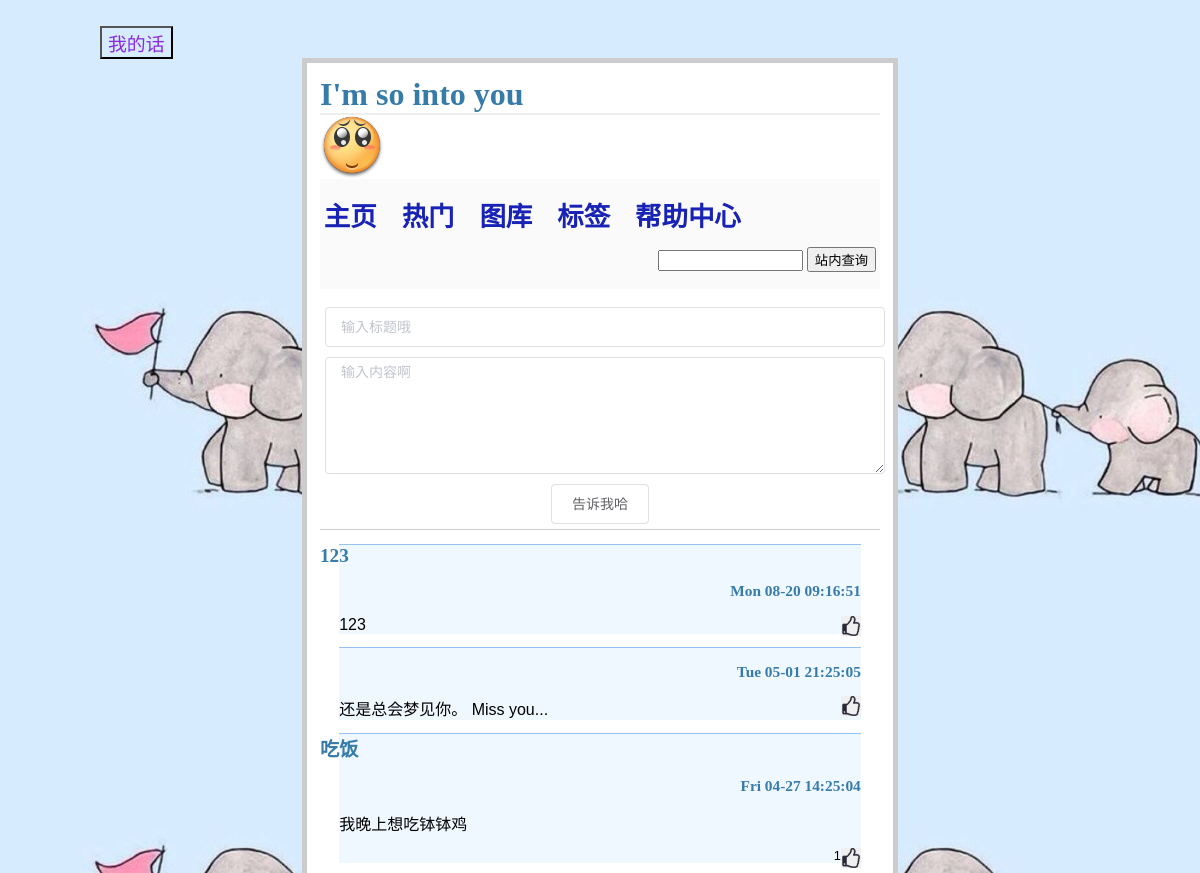
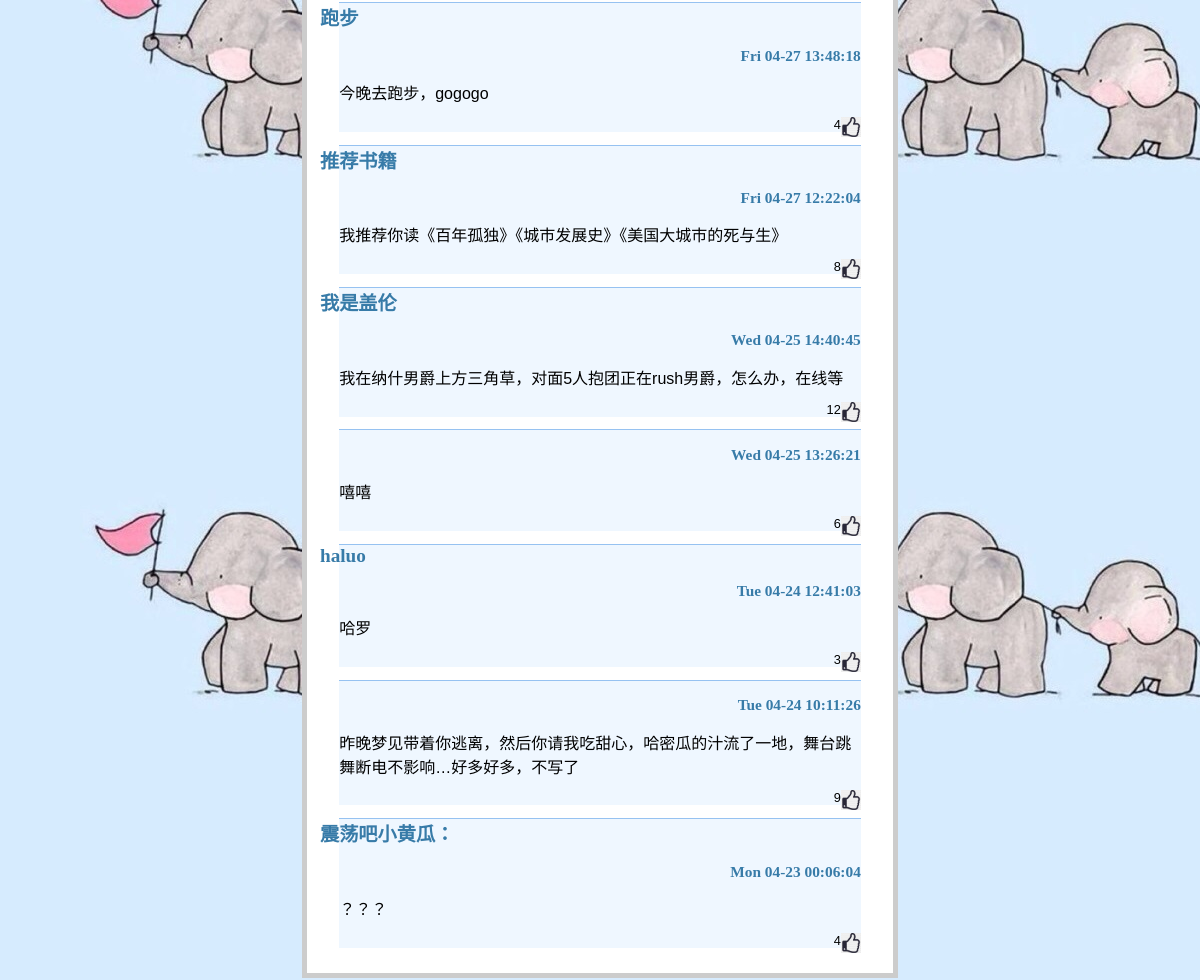
The page /home on the database its author committed (2 pictures, top to bottom).
### tables this page shows
CREATE TABLE entries (id integer PRIMARY KEY AUTOINCREMENT, title string NOT NULL, text string NOT NULL, time STRING, up INTEGER DEFAULT (0), area STRING, flag STRING);

### flaskr.py (the view, shortened to what this page needs)
@app.route('/home')
def home():
    session['logged_in'] = True
    cur = g.db.execute('select title, text, time, up, id,area,flag from entries order by id desc limit 10')
    data = g.db.execute('select count(1) from entries')
    num = g.db.execute('update number set num = num +1')
    number = g.db.execute('select num from number')
    show_data = [dict(data=row[0]) for row in data.fetchall()]
    show_num = [dict(num=row[0]) for row in number.fetchall()]
    entries = [dict(title=row[0], text=row[1], time=row[2],up=row[3],id=row[4],area=row[5],flag=row[6]) for row in cur.fetchall()]
    g.db.commit()
    return render_template("home.html",entries=entries , num=show_num[0]['num'],data=int(show_data[0]['data']/10),next=10)

### flaskr.py (called while the page is built)
def connect_db():
    return sqlite3.connect(app.config['DATABASE'])

@app.before_request
def before_request():
    g.db = connect_db()

@app.teardown_request
def teardown_request(exception):
    g.db.close()

### templates/home.html (shortened to what this page needs)
{% extends "layout.html" %}
{% block body %}
<link rel="stylesheet" href="{{url_for('static', filename='vue/index.css')}}">
<div id="surprise" style="text-align:center">
<el-form action="{{ url_for('add_entry') }}" method=post class=add-entry onsubmit="return sumbit_sure()">
               <el-input type=text name=title placeholder="输入标题哦" style="margin:5px"></el-input>
                <el-input type='textarea' name=text rows=5 cols=40 placeholder="输入内容啊" style="margin:5px"></el-input>
                <el-button native-type='submit' style="margin:5px">告诉我哈</el-button>
</el-form>
</div>
<ul class=entries>
    {% for entry in entries %}
    <li style='border-top:0.1px solid #96c2f1;background:#eff7ff'>
        <h2>{{ entry.title }} {% if entry.time %}
            <p style='font-size:0.8em;text-align: right ;'>{{ entry.time }}</p>
        </h2>
        {% endif %}
        {{ entry.text|safe }}
        {% if entry.up %}
        <p style='font-size:0.8em;text-align:right'>{{ entry.up }}
            {% endif %}
            <a style="float: right;" href='./up/{{entry.id}}'><img src='./static/up.jpg' style='width:20px;height:20px;'></img></a>
            {% else %}
            <li><em>查询不到相关内容</em>
                {% endfor %}
</ul>
{% endblock %}

### static/style.css (style rules this page uses)
body { font-family: sans-serif; background: #eee; }
a, h1, h2 { color: #377BA8; }
h1, h2 { font-family: 'Georgia', serif; margin: 0; }
h2 { font-size: 1.2em; }
.entries { list-style: none; margin: 0; padding: 0; }
.entries li { margin: 0.8em 1.2em; }
.entries li h2 { margin-left: -1em; }
.add-entry { font-size: 0.9em; border-bottom: 1px solid #ccc; }

### rows shown on the page
entries: title "123", time "Mon 08-20 09:16:51", text "123"
entries: time "Tue 05-01 21:25:05", text "还是总会梦见你。 Miss you..."
entries: title "吃饭", time "Fri 04-27 14:25:04", text "我晚上想吃钵钵鸡", up "1"
entries: title "跑步", time "Fri 04-27 13:48:18", text "今晚去跑步，gogogo", up "4"
entries: title "推荐书籍", time "Fri 04-27 12:22:04", text "我推荐你读《百年孤独》《城市发展史》《美国大城市的死与生》", up "8"
entries: title "我是盖伦", time "Wed 04-25 14:40:45", text "我在纳什男爵上方三角草，对面5人抱团正在rush男爵，怎么办，在线等", up "12"
entries: time "Wed 04-25 13:26:21", text "嘻嘻", up "6"
entries: title "haluo", time "Tue 04-24 12:41:03", text "哈罗", up "3"
entries: time "Tue 04-24 10:11:26", text "昨晚梦见带着你逃离，然后你请我吃甜心，哈密瓜的汁流了一地，舞台跳舞断电不影响…好多好多，不写了", up "9"
entries: title "震荡吧小黄瓜：", time "Mon 04-23 00:06:04", text "？？？", up "4"
